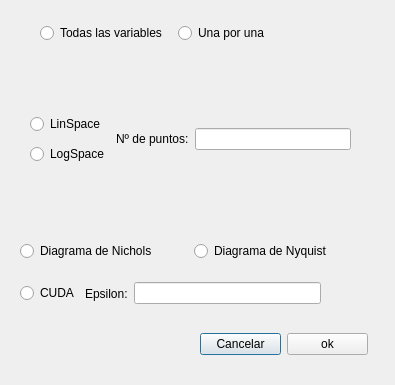
<?xml version="1.0" encoding="UTF-8"?>
<ui version="4.0">
 <class>IntroducirTemplates</class>
 <widget class="QDialog" name="IntroducirTemplates">
  <property name="geometry">
   <rect>
    <x>0</x>
    <y>0</y>
    <width>395</width>
    <height>385</height>
   </rect>
  </property>
  <property name="windowTitle">
   <string>Dialog</string>
  </property>
  <widget class="QStackedWidget" name="agrupador">
   <property name="geometry">
    <rect>
     <x>20</x>
     <y>60</y>
     <width>371</width>
     <height>171</height>
    </rect>
   </property>
   <widget class="QWidget" name="todos">
    <widget class="QWidget" name="layoutWidget">
     <property name="geometry">
      <rect>
       <x>10</x>
       <y>50</y>
       <width>321</width>
       <height>58</height>
      </rect>
     </property>
     <layout class="QHBoxLayout" name="horizontalLayout_4">
      <item>
       <layout class="QVBoxLayout" name="verticalLayout">
        <item>
         <widget class="QRadioButton" name="seleLinSpace">
          <property name="text">
           <string>LinSpace</string>
          </property>
         </widget>
        </item>
        <item>
         <widget class="QRadioButton" name="selecLogSpace">
          <property name="text">
           <string>LogSpace</string>
          </property>
         </widget>
        </item>
       </layout>
      </item>
      <item>
       <layout class="QHBoxLayout" name="horizontalLayout_3">
        <item>
         <widget class="QLabel" name="label">
          <property name="text">
           <string>Nº de puntos:</string>
          </property>
         </widget>
        </item>
        <item>
         <widget class="QLineEdit" name="todasNPuntos"/>
        </item>
       </layout>
      </item>
     </layout>
    </widget>
   </widget>
   <widget class="QWidget" name="page"/>
   <widget class="QWidget" name="individual">
    <widget class="QStackedWidget" name="agrNuDe">
     <property name="geometry">
      <rect>
       <x>0</x>
       <y>40</y>
       <width>361</width>
       <height>131</height>
      </rect>
     </property>
     <widget class="QWidget" name="vacia"/>
     <widget class="QWidget" name="pNume">
      <widget class="QTabWidget" name="tabNume">
       <property name="geometry">
        <rect>
         <x>0</x>
         <y>0</y>
         <width>361</width>
         <height>141</height>
        </rect>
       </property>
       <widget class="QWidget" name="tab_3">
        <attribute name="title">
         <string>Tab 1</string>
        </attribute>
       </widget>
       <widget class="QWidget" name="tab_4">
        <attribute name="title">
         <string>Tab 2</string>
        </attribute>
       </widget>
      </widget>
     </widget>
     <widget class="QWidget" name="pDeno">
      <widget class="QTabWidget" name="tabDeno">
       <property name="geometry">
        <rect>
         <x>0</x>
         <y>0</y>
         <width>361</width>
         <height>141</height>
        </rect>
       </property>
       <widget class="QWidget" name="tab">
        <attribute name="title">
         <string>Tab 1</string>
        </attribute>
       </widget>
       <widget class="QWidget" name="tab_2">
        <attribute name="title">
         <string>Tab 2</string>
        </attribute>
       </widget>
      </widget>
     </widget>
    </widget>
    <widget class="QWidget" name="layoutWidget1">
     <property name="geometry">
      <rect>
       <x>20</x>
       <y>10</y>
       <width>210</width>
       <height>23</height>
      </rect>
     </property>
     <layout class="QHBoxLayout" name="horizontalLayout_6">
      <item>
       <widget class="QRadioButton" name="radioNumerador">
        <property name="text">
         <string>Numerador</string>
        </property>
       </widget>
      </item>
      <item>
       <widget class="QRadioButton" name="radioDenominador">
        <property name="text">
         <string>Denominador</string>
        </property>
       </widget>
      </item>
     </layout>
    </widget>
   </widget>
  </widget>
  <widget class="QWidget" name="layoutWidget2">
   <property name="geometry">
    <rect>
     <x>200</x>
     <y>330</y>
     <width>168</width>
     <height>28</height>
    </rect>
   </property>
   <layout class="QHBoxLayout" name="horizontalLayout">
    <item>
     <widget class="QPushButton" name="cancelar">
      <property name="text">
       <string>Cancelar</string>
      </property>
     </widget>
    </item>
    <item>
     <widget class="QPushButton" name="Aceptar">
      <property name="text">
       <string>ok</string>
      </property>
     </widget>
    </item>
   </layout>
  </widget>
  <widget class="QWidget" name="layoutWidget3">
   <property name="geometry">
    <rect>
     <x>40</x>
     <y>20</y>
     <width>269</width>
     <height>26</height>
    </rect>
   </property>
   <layout class="QHBoxLayout" name="horizontalLayout_2">
    <item>
     <widget class="QRadioButton" name="Todas">
      <property name="text">
       <string>Todas las variables</string>
      </property>
     </widget>
    </item>
    <item>
     <widget class="QRadioButton" name="unaxuna">
      <property name="text">
       <string>Una por una</string>
      </property>
     </widget>
    </item>
   </layout>
  </widget>
  <widget class="QWidget" name="layoutWidget5">
   <property name="geometry">
    <rect>
     <x>20</x>
     <y>240</y>
     <width>341</width>
     <height>23</height>
    </rect>
   </property>
   <layout class="QHBoxLayout" name="horizontalLayout_7">
    <item>
     <widget class="QRadioButton" name="nicols">
      <property name="text">
       <string>Diagrama de Nichols</string>
      </property>
     </widget>
    </item>
    <item>
     <widget class="QRadioButton" name="nyquist">
      <property name="text">
       <string>Diagrama de Nyquist</string>
      </property>
     </widget>
    </item>
   </layout>
  </widget>
  <widget class="QWidget" name="layoutWidget4">
   <property name="geometry">
    <rect>
     <x>20</x>
     <y>280</y>
     <width>301</width>
     <height>27</height>
    </rect>
   </property>
   <layout class="QHBoxLayout" name="horizontalLayout_8">
    <item>
     <widget class="QRadioButton" name="CUDA">
      <property name="text">
       <string>CUDA</string>
      </property>
     </widget>
    </item>
    <item>
     <layout class="QHBoxLayout" name="horizontalLayout_5">
      <item>
       <widget class="QLabel" name="label_2">
        <property name="text">
         <string>Epsilon:</string>
        </property>
       </widget>
      </item>
      <item>
       <widget class="QLineEdit" name="epsilon"/>
      </item>
     </layout>
    </item>
   </layout>
  </widget>
 </widget>
 <resources/>
 <connections/>
</ui>
